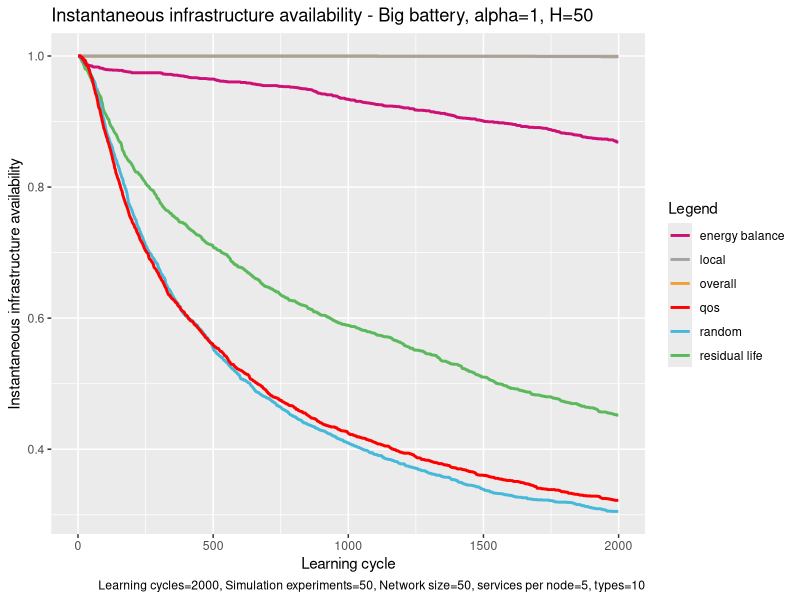

This chart was generated by the following R code:
# execute all lines: ctrl + shift + enter

library(ggplot2)

# set working directory here
setwd(dirname(rstudioapi::getSourceEditorContext()$path))

overall <- read.table("exp_assembly_overall_energy_template.txt", 
                      header = F,
                      sep = " ",
                      col.names= c("overallx", "overally")
)

random <- read.table("exp_assembly_random.txt", 
                     header = F,
                     sep = " ",
                     col.names= c("randomx", "randomy")
)

res <- read.table("exp_assembly_residual_life_template.txt", 
                  header = F,
                  sep = " ",
                  col.names= c("resx","resy")
)

local <- read.table("exp_assembly_local_energy_template.txt", 
                    header = F,
                    sep = " ",
                    col.names= c("locx","locy")
)

learning <- read.table("exp_assembly_energyAware.txt", 
                          header = F,
                          sep = " ",
                          col.names= c("enx","eny")
)

qos <- read.table("exp_assembly_QoS.txt", 
                       header = F,
                       sep = " ",
                       col.names= c("qosx","qosy")
)


overall_x <- overall$overallx
overall_y <- overall$overally

random_y <- random$randomy
res_y <- res$resy
local_y <- local$locy
energyAware_y <- learning$eny
qos_y <- qos$qosy

head(overall)

colors <- c("overall" = "#EEA236", "residual life" = "#5CB85C", "random" = "#46B8DA", "local"="gray64", "energy balance"="deeppink3", "qos"="#FF0000")

ggplot(data=local, aes(x=overall_x, col = group)) + 
  
  geom_line(aes(y = overall_y, color = "overall"), size = 1) +
  geom_line(aes(y = res_y, color = "residual life"), size = 1) +
  geom_line(aes(y = random_y, color = "random"), size = 1) +
  geom_line(aes(y = local_y, color = "local"), size = 1) +
  geom_line(aes(y = energyAware_y, color = "energy balance"), size = 1) +
  geom_line(aes(y = qos_y, color = "qos"), size = 1) +
  
  labs(x = "Learning cycle",
       y = "Instantaneous infrastructure availability",
       color = "Legend",
       title = "Instantaneous infrastructure availability - Big battery, alpha=1, H=50", 
       caption = "Learning cycles=2000, Simulation experiments=50, Network size=50, services per node=5, types=10") +
  
  scale_color_manual(values = colors)
